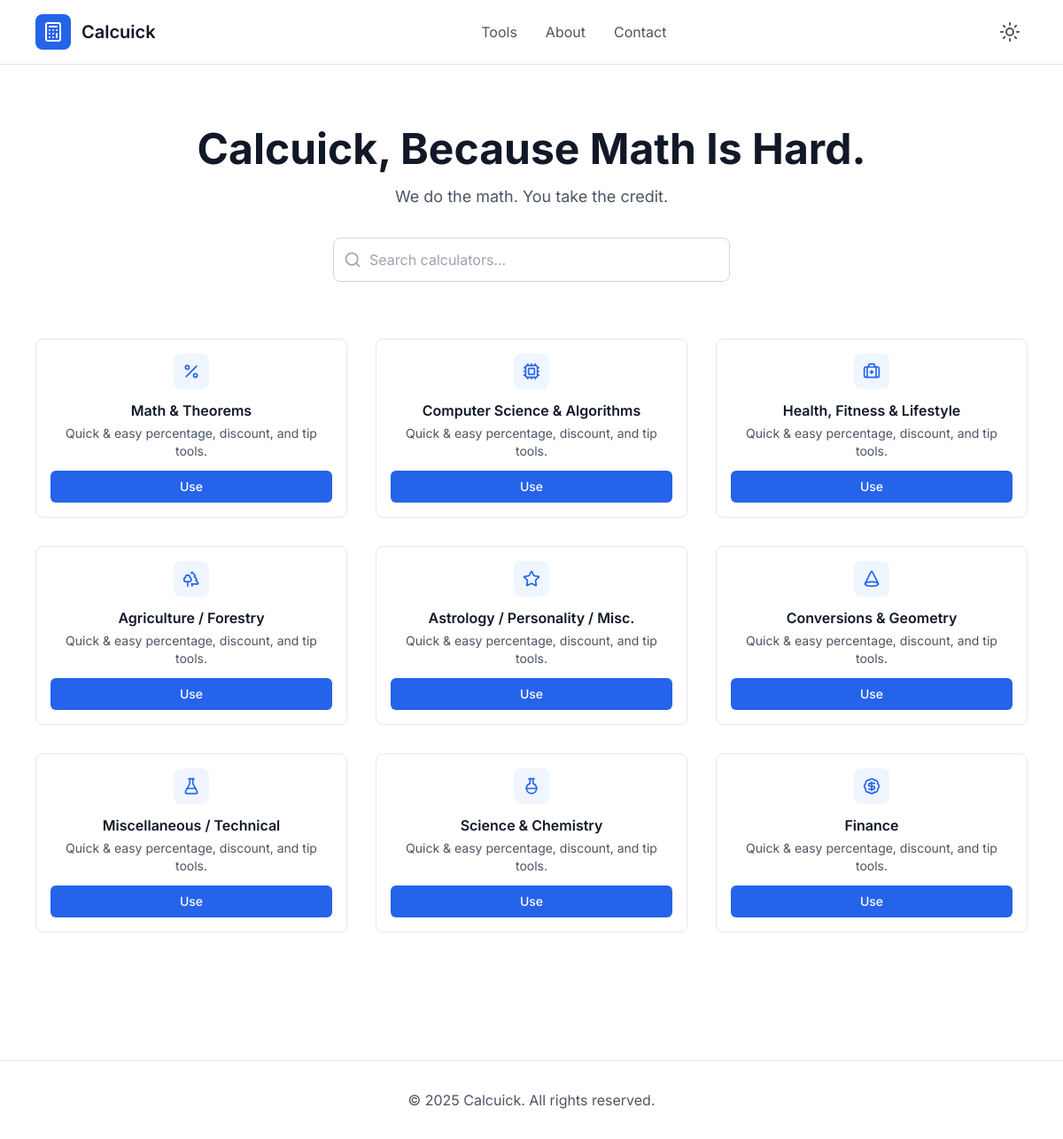
The page / on the database its author committed.
### calculators/models.py (models this page shows, shortened)
class BaseModel(models.Model):
    created_at = models.DateTimeField(auto_now_add=True)
    updated_at = models.DateTimeField(auto_now=True)
    class Meta:
        abstract = True

class Category(BaseModel):
    name = models.CharField(max_length=100)
    icon = models.CharField(max_length=50, blank=True)
    slug = models.SlugField(unique=True, null=True, blank=True)
    description = models.TextField(blank=True)

### calculators/views.py (the view)
# urls.py: path('', views.category_list, name='category_list'),
@cache_page(60 * 10)
def category_list(request):
    categories = Category.objects.all()
    return render(request, 'base.html', {'categories': categories})

### calculators/templates/base.html (shortened to what this page needs)
<!DOCTYPE html>
<html lang="en">
{% load static %}
<head>
    <script src="https://cdn.tailwindcss.com"></script>
</head>
<body class="bg-white dark:bg-gray-900 min-h-screen font-inter pt-20">
    <nav
        class="fixed top-0 left-0 right-0 z-50 bg-white/80 dark:bg-gray-900/80 backdrop-blur-md border-b border-gray-200 dark:border-gray-700">
        <div class="max-w-6xl mx-auto px-4 py-4">
            <div class="flex items-center justify-between">
                <a href="/">
                    <div class="flex items-center space-x-3">
                        <div class="w-10 h-10 bg-blue-600 rounded-lg flex items-center justify-center">
                            <i data-lucide="calculator" class="w-6 h-6 text-white"></i>
                        </div>
                        <span class="text-xl font-semibold text-gray-900 dark:text-white">Calcuick</span>
                    </div>
                </a>
                <div class="hidden md:flex items-center space-x-8">
                    <a href="#"
                        class="text-gray-600 dark:text-gray-300 hover:text-gray-900 dark:hover:text-white transition-colors">Tools</a>
                    <a href="#"
                        class="text-gray-600 dark:text-gray-300 hover:text-gray-900 dark:hover:text-white transition-colors">About</a>
                    <a href="#"
                        class="text-gray-600 dark:text-gray-300 hover:text-gray-900 dark:hover:text-white transition-colors">Contact</a>
                </div>
                <div class="flex items-center space-x-2">
                    <button onclick="toggleTheme()"
                        class="p-2 rounded-lg hover:bg-gray-100 dark:hover:bg-gray-800 transition-colors">
                        <i id="theme-icon" data-lucide="sun" class="w-6 h-6 text-gray-600 dark:text-gray-300"></i>
                    </button>
                </div>
            </div>
        </div>
    </nav>
    {% block body %}
    <main class="max-w-6xl mx-auto px-4 py-16">
        <div class="text-center mb-16">
            <h1 class="text-4xl md:text-5xl font-bold text-gray-900 dark:text-white mb-4">
                Calcuick, Because Math Is Hard.
            </h1>
            <p class="text-lg text-gray-600 dark:text-gray-300 mb-8 max-w-2xl mx-auto">
                We do the math. You take the credit.
            </p>
            <div class="max-w-md mx-auto">
                <div class="relative">
                    <i data-lucide="search"
                        class="absolute left-3 top-1/2 transform -translate-y-1/2 w-5 h-5 text-gray-400"></i>
                    <input type="text" placeholder="Search calculators..."
                        class="w-full pl-10 pr-4 py-3 border border-gray-300 dark:border-gray-600 rounded-lg bg-white dark:bg-gray-800 text-gray-900 dark:text-white focus:outline-none focus:ring-2 focus:ring-blue-500 focus:border-transparent">
                </div>
            </div>
        </div>
        <div class="grid grid-cols-1 md:grid-cols-2 lg:grid-cols-3 gap-8">
            {% for category in categories %}
            <a href="{% url 'calculator_list' category.slug %}">
                <div
                    class="bg-white dark:bg-gray-800 border border-gray-200 dark:border-gray-700 rounded-lg p-4 hover:shadow-md hover:border-blue-300 dark:hover:border-blue-600 transition group text-center">
                    <div
                        class="w-10 h-10 mx-auto bg-blue-50 dark:bg-blue-900/30 rounded-lg flex items-center justify-center mb-3 group-hover:bg-blue-100 dark:group-hover:bg-blue-900/50 transition">
                        <i data-lucide="{{ category.icon }}" class="w-5 h-5 text-blue-600 dark:text-blue-400"></i>
                    </div>
                    <h3 class="text-base font-semibold text-gray-900 dark:text-white mb-1">{{ category.name }}</h3>
                    <p class="text-sm text-gray-600 dark:text-gray-300 mb-3">Quick & easy percentage, discount, and tip
                        tools.</p>
                    <button
                        class="w-full text-sm bg-blue-600 hover:bg-blue-700 text-white py-2 rounded-md font-medium transition">
                        Use
                    </button>
                </div>
            </a>
            {% endfor %}
        </div>
    </main>
    {% endblock %}
    <footer class="border-t border-gray-200 dark:border-gray-700 mt-20">
        <div class="max-w-6xl mx-auto px-4 py-8">
            <div class="text-center text-gray-600 dark:text-gray-300">
                <p>&copy; 2025 Calcuick. All rights reserved.</p>
            </div>
        </div>
    </footer>
</body>
</html>

### calculators/templates/base.html (style rules this page uses)
body { font-family: 'Inter', sans-serif; }

### rows shown on the page
Category: name "Math & Theorems"
Category: name "Computer Science & Algorithms"
Category: name "Health, Fitness & Lifestyle"
Category: name "Agriculture / Forestry"
Category: name "Astrology / Personality / Misc."
Category: name "Conversions & Geometry"
Category: name "Miscellaneous / Technical"
Category: name "Science & Chemistry"
Category: name "Finance"
